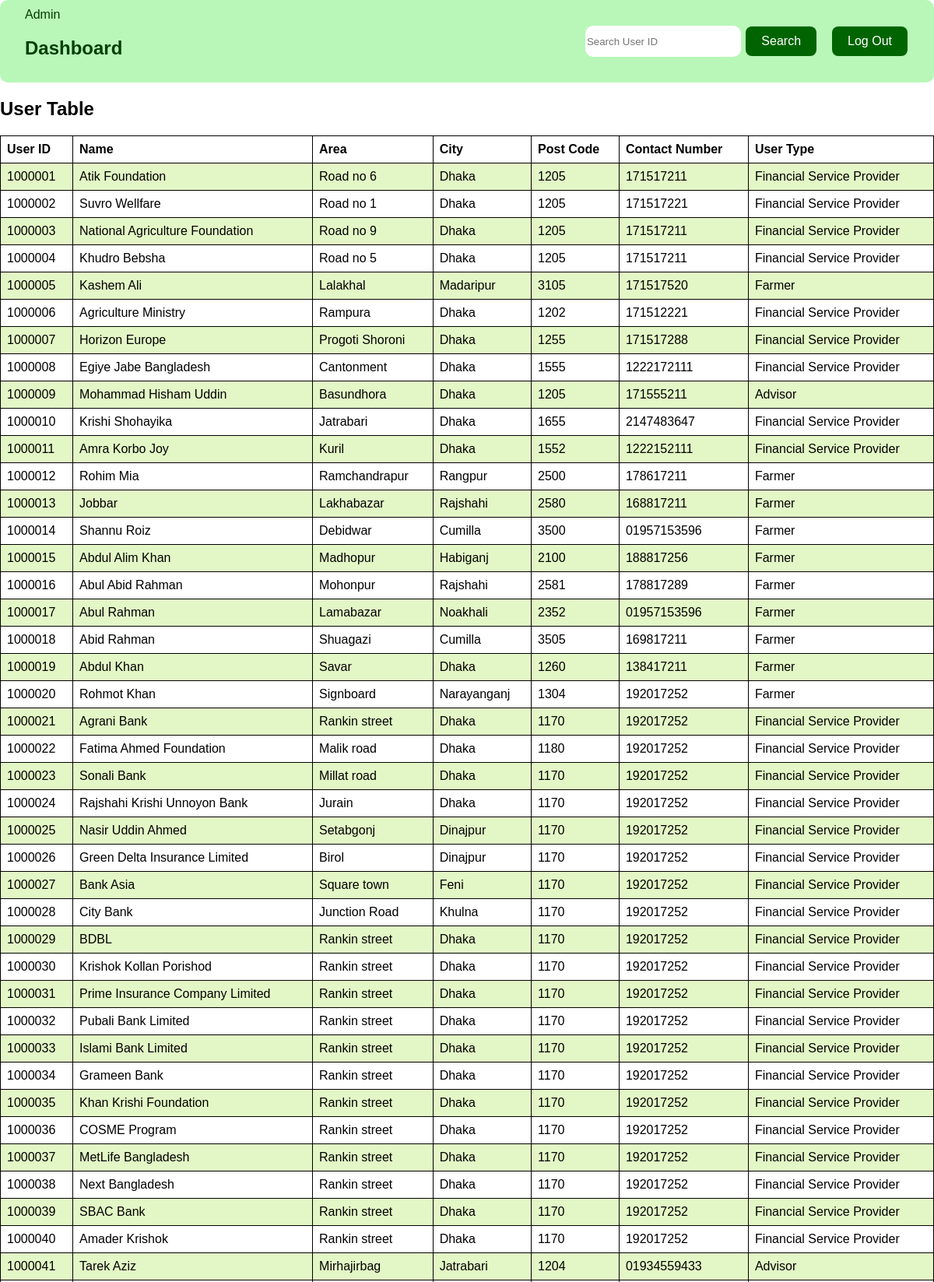
Screenshot of /Admin_E/admin_dashboard.php (signed in, upper part) with the database file from the repository.
### tables this page shows
CREATE TABLE `user` (
  `userID` varchar(7) NOT NULL,
  `Area` tinytext NOT NULL,
  `city` tinytext NOT NULL,
  `postcode` int(4) NOT NULL,
  `contact_number` tinytext NOT NULL,
  `user_type` tinytext NOT NULL
);

### Admin_E/admin_dashboard.php (the view, shortened to what this page needs)
<?php
include 'admin.php';
$sql = "SELECT u.userID AS ID,
CASE
WHEN u.user_type='Farmer' THEN CONCAT(f.fname,' ',f.mname,' ',f.lname)
WHEN u.user_type='Advisor' THEN CONCAT(a.fname,' ',a.mname,' ',a.lname)
ELSE fsp.name
END AS `name`,
u.Area AS Area,u.city AS city,u.postcode AS postcode,u.contact_number AS contact_number,u.user_type  FROM user AS u LEFT JOIN farmer_t AS f ON u.userID=f.Farmer_ID LEFT JOIN financial_service_provider_t AS fsp ON u.userID=fsp.FSPid LEFT JOIN Advisor AS a ON u.userID=a.`Advisor ID`";
$result = $conn->query($sql);
$data = array();
if ($result->num_rows > 0) {
  while ($row = $result->fetch_assoc()) {
    $data[] = $row;
  }
}
?>
  <!DOCTYPE html>
  <html>
  <head>
  </head>
  <body>
    <div class="header-wrapper">
      <div class="header-title">
        <span>Admin</span>
        <h2>Dashboard</h2>
      </div>
      <div class="user-info">
        <form action="search_user.php" method="GET">
          <input type="text" style="background-color: white; color: black; height:40px; width:200px; border:none;border-radius:10px;" placeholder="Search User ID" name="search" required>
          <button type="submit">Search</button>
        </form>
        <button onclick="location.href='../index.html'">Log Out</button>
      </div>
    </div>
  </body>
  </html>
  <!DOCTYPE html>
  <html>
  <head>
  </head>
  <body>
    <h2>User Table</h2>
    <table>
      <tr>
        <th>User ID</th>
        <th>Name</th>
        <th>Area</th>
        <th>City</th>
        <th>Post Code</th>
        <th>Contact Number</th>
        <th>User Type</th>
      </tr>
      <?php foreach ($data as $row) { ?>
        <tr>
          <td><?php echo $row["ID"]; ?></td>
          <td><?php echo $row["name"]; ?></td>
          <td><?php echo $row["Area"]; ?></td>
          <td><?php echo $row["city"] ?></td>
          <td><?php echo $row["postcode"] ?></td>
          <td><?php echo $row["contact_number"] ?></td>
          <td><?php echo $row["user_type"]; ?></td>
        </tr>
      <?php } ?>
    </table>
  </body>
  </html>
    <!DOCTYPE html>
    <html>
    <head>
    </head>
    <body>
    </body>
    </html>

### Admin_E/admin_dashboard.php (style rules this page uses)
* { box-sizing: border-box; }
body { margin: 0; font-family: Arial, Helvetica, sans-serif; }
.header-wrapper { display: flex; justify-content: space-between; align-items: center; flex-wrap: wrap; background-color: rgb(184, 247, 184); border-radius: 10px; padding: 10px 2rem; margin-bottom: 1rem; }
.header-title { color: rgb(1, 62, 1); }
.user-info { display: flex; align-items: center; gap: 1rem; }
button { background-color: darkgreen; border: none; color: white; padding: 10px 20px; text-align: center; text-decoration: none; display: inline-block; font-size: 16px; margin: 4px 2px; cursor: pointer; border-radius: 8px; }
table { font-family: arial, sans-serif; border-collapse: collapse; width: 100%; }
td, th { border: 1px solid black; text-align: left; padding: 8px; }
tr:nth-child(even) { background-color: rgb(227, 247, 198); }

### rows the page displays
user: userID "1000001", name "Atik Foundation", Area "Road no 6", city "Dhaka", postcode "1205", contact_number "171517211", user_type "Financial Service Provider"
user: userID "1000002", name "Suvro Wellfare", Area "Road no 1", city "Dhaka", postcode "1205", contact_number "171517221", user_type "Financial Service Provider"
user: userID "1000003", name "National Agriculture Foundation", Area "Road no 9", city "Dhaka", postcode "1205", contact_number "171517211", user_type "Financial Service Provider"
user: userID "1000004", name "Khudro Bebsha", Area "Road no 5", city "Dhaka", postcode "1205", contact_number "171517211", user_type "Financial Service Provider"
user: userID "1000005", name "Kashem Ali", Area "Lalakhal", city "Madaripur", postcode "3105", contact_number "171517520", user_type "Farmer"
user: userID "1000006", name "Agriculture Ministry", Area "Rampura", city "Dhaka", postcode "1202", contact_number "171512221", user_type "Financial Service Provider"
user: userID "1000007", name "Horizon Europe", Area "Progoti Shoroni", city "Dhaka", postcode "1255", contact_number "171517288", user_type "Financial Service Provider"
user: userID "1000008", name "Egiye Jabe Bangladesh", Area "Cantonment", city "Dhaka", postcode "1555", contact_number "1222172111", user_type "Financial Service Provider"
user: userID "1000009", name "Mohammad Hisham Uddin", Area "Basundhora", city "Dhaka", postcode "1205", contact_number "171555211", user_type "Advisor"
user: userID "1000010", name "Krishi Shohayika", Area "Jatrabari", city "Dhaka", postcode "1655", contact_number "2147483647", user_type "Financial Service Provider"
user: userID "1000011", name "Amra Korbo Joy", Area "Kuril", city "Dhaka", postcode "1552", contact_number "1222152111", user_type "Financial Service Provider"
user: userID "1000012", name "Rohim Mia", Area "Ramchandrapur", city "Rangpur", postcode "2500", contact_number "178617211", user_type "Farmer"
user: userID "1000013", name "Jobbar", Area "Lakhabazar", city "Rajshahi", postcode "2580", contact_number "168817211", user_type "Farmer"
user: userID "1000014", name "Shannu Roiz", Area "Debidwar", city "Cumilla", postcode "3500", contact_number "01957153596", user_type "Farmer"
user: userID "1000015", name "Abdul Alim Khan", Area "Madhopur", city "Habiganj", postcode "2100", contact_number "188817256", user_type "Farmer"
user: userID "1000016", name "Abul Abid Rahman", Area "Mohonpur", city "Rajshahi", postcode "2581", contact_number "178817289", user_type "Farmer"
user: userID "1000017", name "Abul Rahman", Area "Lamabazar", city "Noakhali", postcode "2352", contact_number "01957153596", user_type "Farmer"
user: userID "1000018", name "Abid Rahman", Area "Shuagazi", city "Cumilla", postcode "3505", contact_number "169817211", user_type "Farmer"
user: userID "1000019", name "Abdul Khan", Area "Savar", city "Dhaka", postcode "1260", contact_number "138417211", user_type "Farmer"
user: userID "1000020", name "Rohmot Khan", Area "Signboard", city "Narayanganj", postcode "1304", contact_number "192017252", user_type "Farmer"
user: userID "1000021", name "Agrani Bank", Area "Rankin street", city "Dhaka", postcode "1170", contact_number "192017252", user_type "Financial Service Provider"
user: userID "1000022", name "Fatima Ahmed Foundation", Area "Malik road", city "Dhaka", postcode "1180", contact_number "192017252", user_type "Financial Service Provider"
user: userID "1000023", name "Sonali Bank", Area "Millat road", city "Dhaka", postcode "1170", contact_number "192017252", user_type "Financial Service Provider"
user: userID "1000024", name "Rajshahi Krishi Unnoyon Bank", Area "Jurain", city "Dhaka", postcode "1170", contact_number "192017252", user_type "Financial Service Provider"
user: userID "1000025", name "Nasir Uddin Ahmed", Area "Setabgonj", city "Dinajpur", postcode "1170", contact_number "192017252", user_type "Financial Service Provider"
user: userID "1000026", name "Green Delta Insurance Limited", Area "Birol", city "Dinajpur", postcode "1170", contact_number "192017252", user_type "Financial Service Provider"
user: userID "1000027", name "Bank Asia", Area "Square town", city "Feni", postcode "1170", contact_number "192017252", user_type "Financial Service Provider"
user: userID "1000028", name "City Bank", Area "Junction Road", city "Khulna", postcode "1170", contact_number "192017252", user_type "Financial Service Provider"
user: userID "1000029", name "BDBL", Area "Rankin street", city "Dhaka", postcode "1170", contact_number "192017252", user_type "Financial Service Provider"
user: userID "1000030", name "Krishok Kollan Porishod", Area "Rankin street", city "Dhaka", postcode "1170", contact_number "192017252", user_type "Financial Service Provider"
user: userID "1000031", name "Prime Insurance Company Limited", Area "Rankin street", city "Dhaka", postcode "1170", contact_number "192017252", user_type "Financial Service Provider"
user: userID "1000032", name "Pubali Bank Limited", Area "Rankin street", city "Dhaka", postcode "1170", contact_number "192017252", user_type "Financial Service Provider"
user: userID "1000033", name "Islami Bank Limited", Area "Rankin street", city "Dhaka", postcode "1170", contact_number "192017252", user_type "Financial Service Provider"
user: userID "1000034", name "Grameen Bank", Area "Rankin street", city "Dhaka", postcode "1170", contact_number "192017252", user_type "Financial Service Provider"
user: userID "1000035", name "Khan Krishi Foundation", Area "Rankin street", city "Dhaka", postcode "1170", contact_number "192017252", user_type "Financial Service Provider"
user: userID "1000036", name "COSME Program", Area "Rankin street", city "Dhaka", postcode "1170", contact_number "192017252", user_type "Financial Service Provider"
user: userID "1000037", name "MetLife Bangladesh", Area "Rankin street", city "Dhaka", postcode "1170", contact_number "192017252", user_type "Financial Service Provider"
user: userID "1000038", name "Next Bangladesh", Area "Rankin street", city "Dhaka", postcode "1170", contact_number "192017252", user_type "Financial Service Provider"
user: userID "1000039", name "SBAC Bank", Area "Rankin street", city "Dhaka", postcode "1170", contact_number "192017252", user_type "Financial Service Provider"
user: userID "1000040", name "Amader Krishok", Area "Rankin street", city "Dhaka", postcode "1170", contact_number "192017252", user_type "Financial Service Provider"
user: userID "1000041", name "Tarek Aziz", Area "Mirhajirbag", city "Jatrabari", postcode "1204", contact_number "01934559433", user_type "Advisor"
